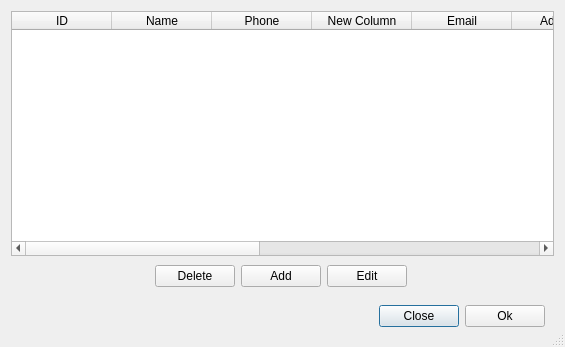
<?xml version="1.0" encoding="UTF-8"?>
<ui version="4.0">
 <class>CongregationWindow</class>
 <widget class="QDialog" name="CongregationWindow">
  <property name="geometry">
   <rect>
    <x>0</x>
    <y>0</y>
    <width>565</width>
    <height>347</height>
   </rect>
  </property>
  <property name="windowTitle">
   <string>Congregations</string>
  </property>
  <property name="layoutDirection">
   <enum>Qt::LeftToRight</enum>
  </property>
  <property name="sizeGripEnabled">
   <bool>true</bool>
  </property>
  <property name="modal">
   <bool>false</bool>
  </property>
  <layout class="QGridLayout" name="gridLayout">
   <property name="sizeConstraint">
    <enum>QLayout::SetDefaultConstraint</enum>
   </property>
   <property name="horizontalSpacing">
    <number>6</number>
   </property>
   <property name="verticalSpacing">
    <number>3</number>
   </property>
   <item row="3" column="1" alignment="Qt::AlignBottom">
    <widget class="QFrame" name="frame">
     <property name="layoutDirection">
      <enum>Qt::LeftToRight</enum>
     </property>
     <property name="frameShape">
      <enum>QFrame::NoFrame</enum>
     </property>
     <property name="frameShadow">
      <enum>QFrame::Plain</enum>
     </property>
     <layout class="QHBoxLayout" name="horizontalLayout_2">
      <item>
       <spacer name="horizontalSpacer">
        <property name="orientation">
         <enum>Qt::Horizontal</enum>
        </property>
        <property name="sizeHint" stdset="0">
         <size>
          <width>40</width>
          <height>20</height>
         </size>
        </property>
       </spacer>
      </item>
      <item>
       <widget class="QPushButton" name="button_close">
        <property name="text">
         <string>Close</string>
        </property>
       </widget>
      </item>
      <item>
       <widget class="QPushButton" name="button_ok">
        <property name="text">
         <string>Ok</string>
        </property>
       </widget>
      </item>
     </layout>
    </widget>
   </item>
   <item row="2" column="1" alignment="Qt::AlignTop">
    <widget class="QFrame" name="frame_2">
     <property name="layoutDirection">
      <enum>Qt::LeftToRight</enum>
     </property>
     <property name="autoFillBackground">
      <bool>false</bool>
     </property>
     <property name="frameShape">
      <enum>QFrame::NoFrame</enum>
     </property>
     <property name="frameShadow">
      <enum>QFrame::Plain</enum>
     </property>
     <layout class="QHBoxLayout" name="horizontalLayout">
      <property name="spacing">
       <number>6</number>
      </property>
      <property name="leftMargin">
       <number>6</number>
      </property>
      <property name="topMargin">
       <number>6</number>
      </property>
      <property name="bottomMargin">
       <number>6</number>
      </property>
      <item>
       <spacer name="horizontalSpacer_2">
        <property name="orientation">
         <enum>Qt::Horizontal</enum>
        </property>
        <property name="sizeHint" stdset="0">
         <size>
          <width>40</width>
          <height>20</height>
         </size>
        </property>
       </spacer>
      </item>
      <item>
       <widget class="QPushButton" name="button_delete">
        <property name="text">
         <string>Delete</string>
        </property>
       </widget>
      </item>
      <item>
       <widget class="QPushButton" name="button_add">
        <property name="text">
         <string>Add</string>
        </property>
       </widget>
      </item>
      <item>
       <widget class="QPushButton" name="button_edit">
        <property name="text">
         <string>Edit</string>
        </property>
       </widget>
      </item>
      <item>
       <spacer name="horizontalSpacer_3">
        <property name="orientation">
         <enum>Qt::Horizontal</enum>
        </property>
        <property name="sizeHint" stdset="0">
         <size>
          <width>40</width>
          <height>20</height>
         </size>
        </property>
       </spacer>
      </item>
     </layout>
    </widget>
   </item>
   <item row="0" column="1">
    <widget class="QTableWidget" name="table_congregation">
     <column>
      <property name="text">
       <string>ID</string>
      </property>
     </column>
     <column>
      <property name="text">
       <string>Name</string>
      </property>
     </column>
     <column>
      <property name="text">
       <string>Phone</string>
      </property>
     </column>
     <column>
      <property name="text">
       <string>New Column</string>
      </property>
     </column>
     <column>
      <property name="text">
       <string>Email</string>
      </property>
     </column>
     <column>
      <property name="text">
       <string>Address</string>
      </property>
     </column>
     <column>
      <property name="text">
       <string>City</string>
      </property>
     </column>
     <column>
      <property name="text">
       <string>State</string>
      </property>
     </column>
     <column>
      <property name="text">
       <string>Zip code</string>
      </property>
     </column>
     <column>
      <property name="text">
       <string>Long</string>
      </property>
     </column>
     <column>
      <property name="text">
       <string>Note</string>
      </property>
     </column>
    </widget>
   </item>
  </layout>
 </widget>
 <resources/>
 <connections>
  <connection>
   <sender>button_close</sender>
   <signal>clicked()</signal>
   <receiver>CongregationWindow</receiver>
   <slot>close()</slot>
   <hints>
    <hint type="sourcelabel">
     <x>420</x>
     <y>293</y>
    </hint>
    <hint type="destinationlabel">
     <x>288</x>
     <y>164</y>
    </hint>
   </hints>
  </connection>
 </connections>
</ui>
